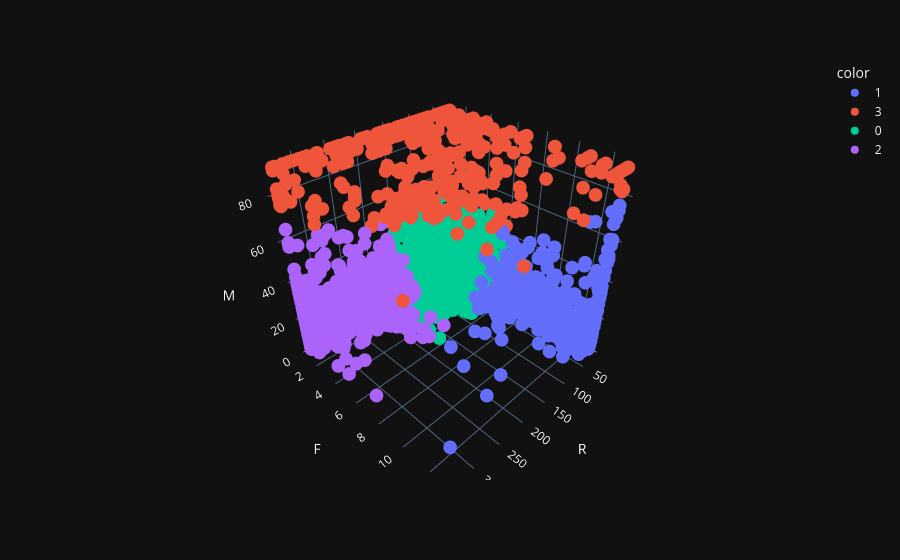

The notebook cell this image was saved under:
### Code cell
px.scatter_3d(df_rfm_clip, x='R', y='F', z='M', color=kmeans_labels.astype(str), template='plotly_dark')

### Figure 1 — Plotly figure (JSON) as saved in the notebook; plotly's stock layout.template omitted (floating-point values rounded to 4 significant figures; data arrays with more than 128 entries replaced by an {"elided": "..."} marker saying what was removed)
{"data": [{"hovertemplate": "color=1<br>R=%{x}<br>F=%{y}<br>M=%{z}<extra></extra>", "legendgroup": "1", "marker": {"color": "#636efa", "symbol": "circle"}, "mode": "markers", "name": "1", "scene": "scene", "showlegend": true, "type": "scatter3d", "x": {"elided": "617 int values"}, "y": {"elided": "617 int values"}, "z": {"elided": "617 float values"}}, {"hovertemplate": "color=3<br>R=%{x}<br>F=%{y}<br>M=%{z}<extra></extra>", "legendgroup": "3", "marker": {"color": "#EF553B", "symbol": "circle"}, "mode": "markers", "name": "3", "scene": "scene", "showlegend": true, "type": "scatter3d", "x": {"elided": "397 int values"}, "y": {"elided": "397 int values"}, "z": {"elided": "397 float values"}}, {"hovertemplate": "color=0<br>R=%{x}<br>F=%{y}<br>M=%{z}<extra></extra>", "legendgroup": "0", "marker": {"color": "#00cc96", "symbol": "circle"}, "mode": "markers", "name": "0", "scene": "scene", "showlegend": true, "type": "scatter3d", "x": {"elided": "2347 int values"}, "y": {"elided": "2347 int values"}, "z": {"elided": "2347 float values"}}, {"hovertemplate": "color=2<br>R=%{x}<br>F=%{y}<br>M=%{z}<extra></extra>", "legendgroup": "2", "marker": {"color": "#ab63fa", "symbol": "circle"}, "mode": "markers", "name": "2", "scene": "scene", "showlegend": true, "type": "scatter3d", "x": {"elided": "975 int values"}, "y": {"elided": "975 int values"}, "z": {"elided": "975 float values"}}], "layout": {"legend": {"title": {"text": "color"}, "tracegroupgap": 0}, "margin": {"t": 60}, "scene": {"domain": {"x": [0, 1], "y": [0, 1]}, "xaxis": {"title": {"text": "R"}}, "yaxis": {"title": {"text": "F"}}, "zaxis": {"title": {"text": "M"}}}}}
